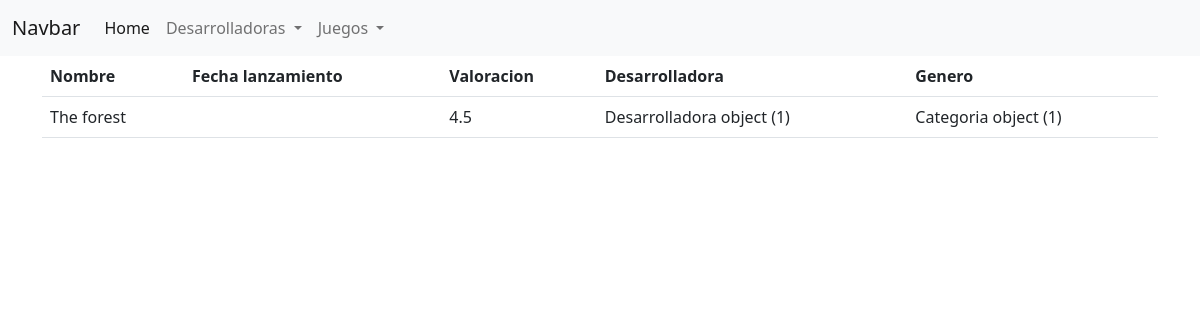
Screenshot of /juegos/juegos/2/ with the database file from the repository.
### juegos/models.py (models this page shows)
class Juegos(models.Model):
    nombre = models.CharField(max_length=30)
    fecha_lanzamiento = models.DateTimeField()
    valoracion_estrellas = models.CharField(max_length=30)
    desarrolladora = models.ForeignKey(Desarrolladora, on_delete=models.CASCADE)
    genero = models.ForeignKey(Categoria, on_delete=models.CASCADE)

### desarrolladoras/models.py (models this page shows)
class Desarrolladora(models.Model):
    nombre = models.CharField(max_length=100)

### categorias/models.py (models this page shows)
class Categoria(models.Model):
    nameCat = models.CharField(max_length=30)

### juegos/views.py (the view)
# urls.py: path('juegos/<id>/',views.juegos_view, name='juegos_view'),
def juegos_view(request, id):
        context = {}
        context['object'] = Juegos.objects.get(id = id)
        return render(request, 'juegos/juegos_detalles.html', context)

### templates/juegos/juegos_detalles.html (shortened to what this page needs)
{% extends "base.html" %}
{% load static %}
{% block content %}
<div class="container detalle">
    <table class="table">
        <thead>
          <tr>
            <th scope="col">Nombre</th>
            <th scope="col">Fecha lanzamiento</th>
            <th scope="col">Valoracion</th>
            <th scope="col">Desarrolladora</th>
            <th scope="col">Genero</th>
          </tr>
        </thead>
        <tbody>
          <tr>
            <td>{{ object.nombre }}</td>
            <td>{{ object.fecha_lamzamiento }}</td>
            <td>{{ object.valoracion_estrellas }}</td>
            <td>{{ object.desarrolladora}}</td>
            <td>{{ object.genero}}</td>
          </tr>
        </tbody>
      </table>
</div>
{% endblock %}

### rows the page displays
Juegos: nombre "The forest", valoracion_estrellas "4.5", desarrolladora "Desarrolladora object (1)", genero "Categoria object (1)"
